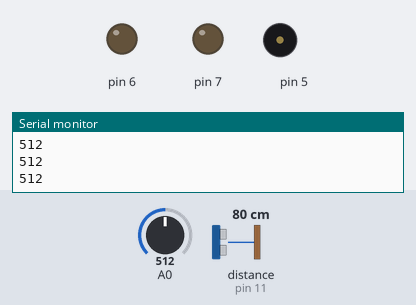
A sketch run on a simulated Arduino Uno, built with avr-gcc and run on an emulated ATmega328P. Parts: output pins drawn as LEDs (lit = HIGH), buzzer (waves = sounding), the last lines printed to the serial monitor. Dashed ring = blinking. The test bench sets the inputs (shaded band); at power-on: A0 = 512, distance to the obstacle (sensor on pin 11) 80 cm. The echo pulse lasts 58.3 µs per cm.

Above: at 1.2 s.
1.3 s: A0 set to 782
2.8 s: A0 set to 813
At 3.11 s:
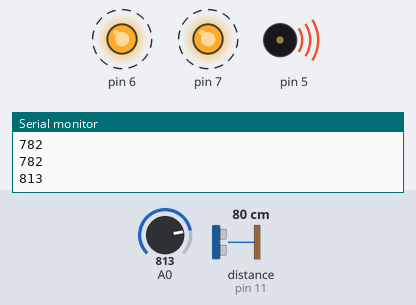
5.8 s: A0 set to 716
At 6.7 s:
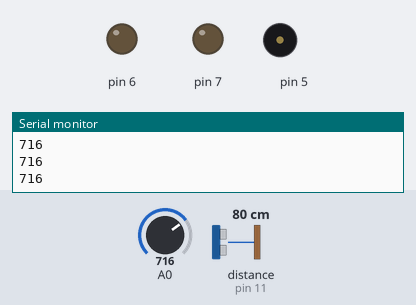
7.3 s: A0 set to 900
At 7.51 s:
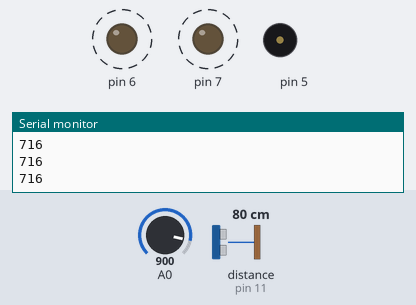
Timing chart, 0 to 11.3 s (numbered marks = the images above; inputs shaded):
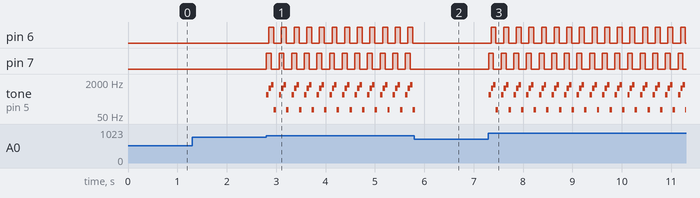

Measured:
- the behaviour switches between 800 and 801 on A0 (found by bisection; images 0 and 1)
- after the input at 2.8 s, pin 6: alternates HIGH for 0.10 s and LOW for 0.16 s, starting after 0.05 s; pin 7: alternates HIGH for 0.10 s and LOW for 0.16 s, starting at once; tone on pin 5: silent → 500 Hz at once, then repeats every 0.26 s: 1000 Hz 0.05 s, 1500 Hz 0.05 s, 100 Hz 0.05 s, silent 0.06 s, 500 Hz 0.05 s
- after the input at 5.8 s, pin 6, pin 7: stops changing and stays LOW; tone on pin 5: goes on until 5.8 s, then stays silent
- after the input at 7.3 s, pin 6: alternates HIGH for 0.10 s and LOW for 0.16 s, starting after 0.05 s; pin 7: alternates HIGH for 0.10 s and LOW for 0.16 s, starting at once; tone on pin 5: silent → 500 Hz at once, then repeats every 0.26 s: 1000 Hz 0.05 s, 1500 Hz 0.05 s, 100 Hz 0.05 s, silent 0.06 s, 500 Hz 0.05 s

The sketch:

flashing_alarm.ino
```cpp
/*
 * HCSR04Ultrasonic/examples/UltrasonicDemo/UltrasonicDemo.pde
 *
 * SVN Keywords
 * ----------------------------------
 * $Author: cnobile $
 * $Date: 2011-09-17 02:43:12 -0400 (Sat, 17 Sep 2011) $
 * $Revision: 29 $
 * ----------------------------------
 */

#include <Ultrasonic.h>

#define TRIGGER_PIN  12
#define ECHO_PIN     11

Ultrasonic ultrasonic(TRIGGER_PIN, ECHO_PIN);


void setup(){
  Serial.begin(9600);

  pinMode(7, OUTPUT);
  pinMode(6, OUTPUT);
}


float distanceToObject(){
  return ultrasonic.convert(ultrasonic.timing(), Ultrasonic::CM);
}

float alarmCm(){
 return ((float) analogRead(0) /10);
}


void soundAlarm(){
  digitalWrite(7, HIGH);
  tone(5, 500, 50);
  delay(50);
  digitalWrite(6, HIGH);
  tone(5, 1000, 50);
  delay(50);
  digitalWrite(7, LOW);
  tone(5, 1500, 50);
  delay(50);
  digitalWrite(6, LOW);
  tone(5, 100, 50);
  delay(100);
}

int lastRead = 0;

void loop(){
  if (distanceToObject() < alarmCm()){
    soundAlarm();
  }

  if (millis() - lastRead > 200){
    lastRead = millis();
    Serial.println(analogRead(0));
  }
}
```
